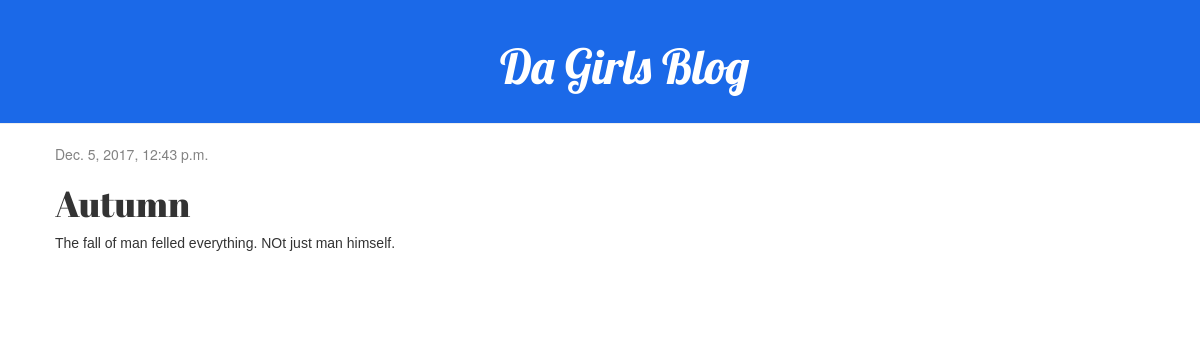
The app's page /post/4/ with its own data.
### galblawg/models.py (models this page shows, shortened)
class Post(models.Model):
	author = models.ForeignKey('auth.User')
	title = models.CharField(max_length=200)
	text = models.TextField()
	created_date = models.DateTimeField(
		default=timezone.now)
	published_date = models.DateTimeField(
		blank = True, null=True)

### galblawg/views.py (the view)
# urls.py: url(r'^post/(?P<pk>\d+)/$', views.post_detail, name= 'post_detail'),
def post_detail(request, pk):
	post = get_object_or_404(Post, pk=pk)
	return render(request, 'galblawg/post_detail.html',{'post' : post})

### galblawg/templates/galblawg/post_detail.html (shortened to what this page needs)
{% extends 'galblawg/base.html' %}
{% block content %}
    <div class="post">
        {% if post.published_date %}
            <div class="date">
                {{ post.published_date }}
            </div>
        {% endif %}
        <h1>{{ post.title }}</h1>
        <p>{{ post.text|linebreaksbr }}</p>
    </div>
{% endblock %}

### galblawg/static/css/style.css (style rules this page uses)
body { background : url('https://images2.alphacoders.com/688/68870.jpg'); }
.post h1 { font-family: 'Abril Fatface', cursive; }
.post p { font-family: 'Merriweather Sans', sans-serif; }
h1, h2, h3, h4 { font-family: 'Lobster', cursive; }
.date { color: #828282; }
.post { margin-bottom: 70px; }

### records on screen
Post: published_date "Dec. 5, 2017, 12:43 p.m.", title "Autumn", text "The fall of man felled everything. NOt just man himself."
